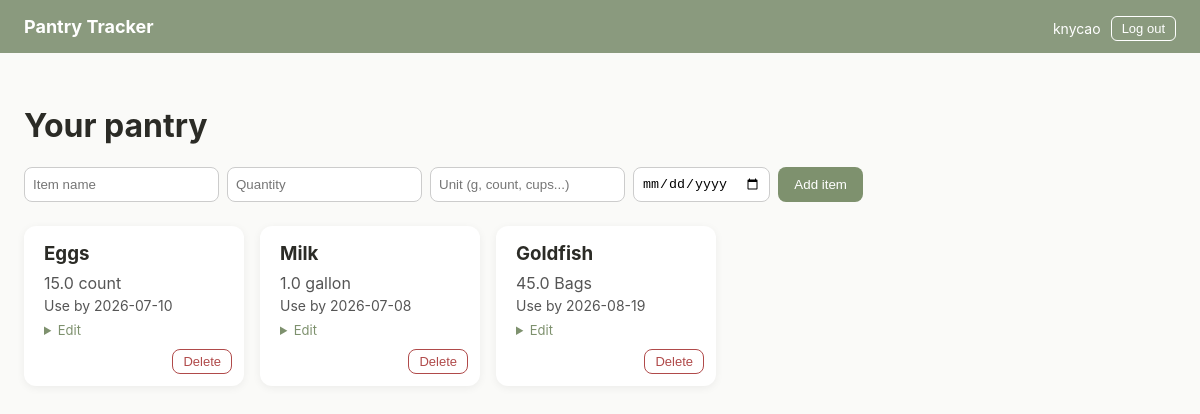
Page / (signed in) on the earlier database version.
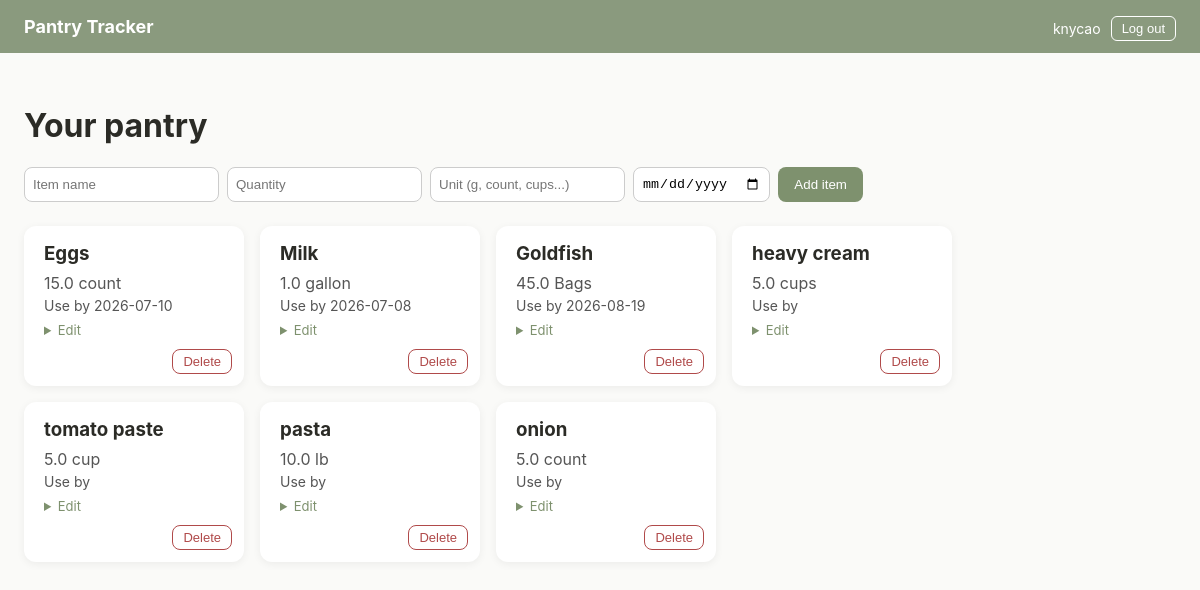
Same page on the later database version.
### tables this page shows
CREATE TABLE items (
    id INTEGER PRIMARY KEY AUTOINCREMENT,
    name TEXT NOT NULL,
    quantity REAL NOT NULL,
    unit TEXT NOT NULL,
    expiration_date TEXT
);

### app.py (the view)
@app.route("/", methods=["GET"])
@login_required
def show_pantry():
    items = get_all_items()
    return render_template("index.html", items=items, username=session["username"])

### app.py (called while the page is built)
def login_required(original_function):
    @wraps(original_function)
    def wrapper(*args, **kwargs):
        if "user_id" not in session:
            return redirect("/login")
        return original_function(*args, **kwargs)
    return wrapper

def get_all_items():
    connection = sqlite3.connect("pantry.db")
    connection.row_factory = sqlite3.Row
    cursor = connection.execute("SELECT * FROM items")
    items = cursor.fetchall()
    connection.close()
    return items

### templates/index.html (shortened to what this page needs)
{% extends "base.html" %}
{% block content %}
  <h1>Your pantry</h1>
  <form action="/add" method="POST" class="add-form">
    <input type="text" name="name" placeholder="Item name" required>
    <input type="number" name="quantity" placeholder="Quantity" step="any" required>
    <input type="text" name="unit" placeholder="Unit (g, count, cups...)" required>
    <input type="date" name="expiration_date">
    <button type="submit">Add item</button>
  </form>
  <div class="card-grid">
    {% for item in items %}
      <div class="card">
        <h3>{{ item.name }}</h3>
        <p>{{ item.quantity }} {{ item.unit }}</p>
        <p class="expires">Use by {{ item.expiration_date }}</p>
        <details>
          <summary>Edit</summary>
        </details>
        <form action="/delete/{{ item.id }}" method="POST">
          <button type="submit" class="delete-btn">Delete</button>
        </form>
      </div>
    {% endfor %}
  </div>
{% endblock %}

### templates/base.html (shortened to what this page needs)
<!DOCTYPE html>
<html lang="en">
<head>
  <link rel="stylesheet" href="{{ url_for('static', filename='style.css') }}">
</head>
<body>
  <nav class="navbar">
    <span class="logo">Pantry Tracker</span>
    {% if username %}
      <span class="nav-user">
        {{ username }}
        <form action="/logout" method="POST" class="logout-form">
          <button type="submit">Log out</button>
        </form>
      </span>
    {% endif %}
  </nav>
  <main class="container">
    {% block content %}{% endblock %}
  </main>
</body>
</html>

### static/style.css (style rules this page uses)
body { margin: 0; font-family: -apple-system, sans-serif; background-color: #FAFAF8; color: #2B2B26; }
.navbar { background-color: #8A9A7E; padding: 16px 24px; }
.logo { color: white; font-weight: bold; font-size: 18px; }
.nav-user { float: right; color: white; display: flex; align-items: center; gap: 10px; font-size: 14px; }
.logout-form button { background: none; border: 1px solid white; color: white; border-radius: 6px; padding: 4px 10px; cursor: pointer; font-size: 13px; }
.container { padding: 32px 24px; }
.card-grid { display: flex; flex-wrap: wrap; gap: 16px; align-items: flex-start; }
.card { background-color: white; border-radius: 12px; box-shadow: 0 2px 8px rgba(0,0,0,0.06); padding: 16px 20px 48px 20px; width: 180px; position: relative; }
.card h3 { margin: 0 0 8px 0; }
.card p { margin: 4px 0; color: #555; }
.expires { color: #D98E4A; font-size: 14px; }
.add-form { display: flex; gap: 8px; margin-bottom: 24px; flex-wrap: wrap; }
.add-form input { padding: 8px; border: 1px solid #ccc; border-radius: 8px; }
.add-form button { background-color: #7e916e; color: white; border: none; border-radius: 8px; padding: 8px 16px; cursor: pointer; }
.delete-btn { background-color: transparent; color: #b04a4a; border: 1px solid #b04a4a; border-radius: 8px; padding: 4px 10px; cursor: pointer; font-size: 13px; position: absolute; bottom: 12px; right: 12px; }
details summary { cursor: pointer; color: #7e916e; font-size: 13px; margin-top: 8px; }

Differences in the rows shown:
added items: name "heavy cream", quantity "5.0", unit "cups"
added items: name "tomato paste", quantity "5.0", unit "cup"
added items: name "pasta", quantity "10.0", unit "lb"
added items: name "onion", quantity "5.0", unit "count"
